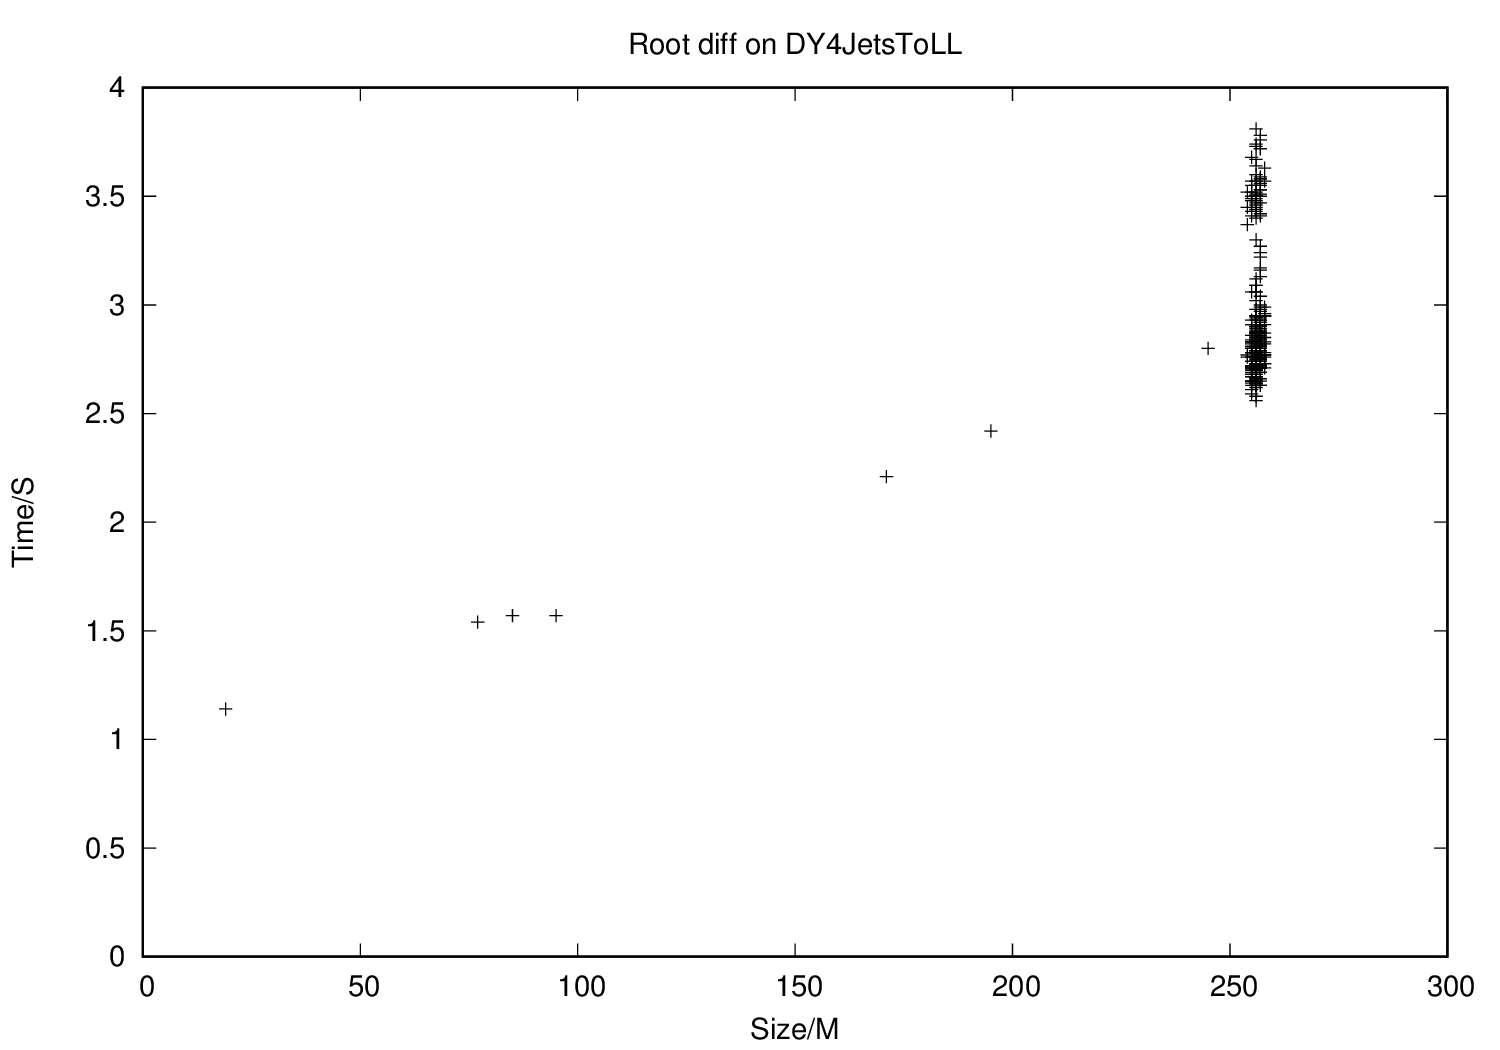

Write the gnuplot code that produced this figure.
set output "DY4JetsToLL.eps"
set terminal postscript eps enhanced
set title "Root diff on DY4JetsToLL"
set xlabel "Size/M"
set ylabel "Time/S"
set yrange [0:4]
unset key
plot "DY4JetsToLL.dat" using 1:3
